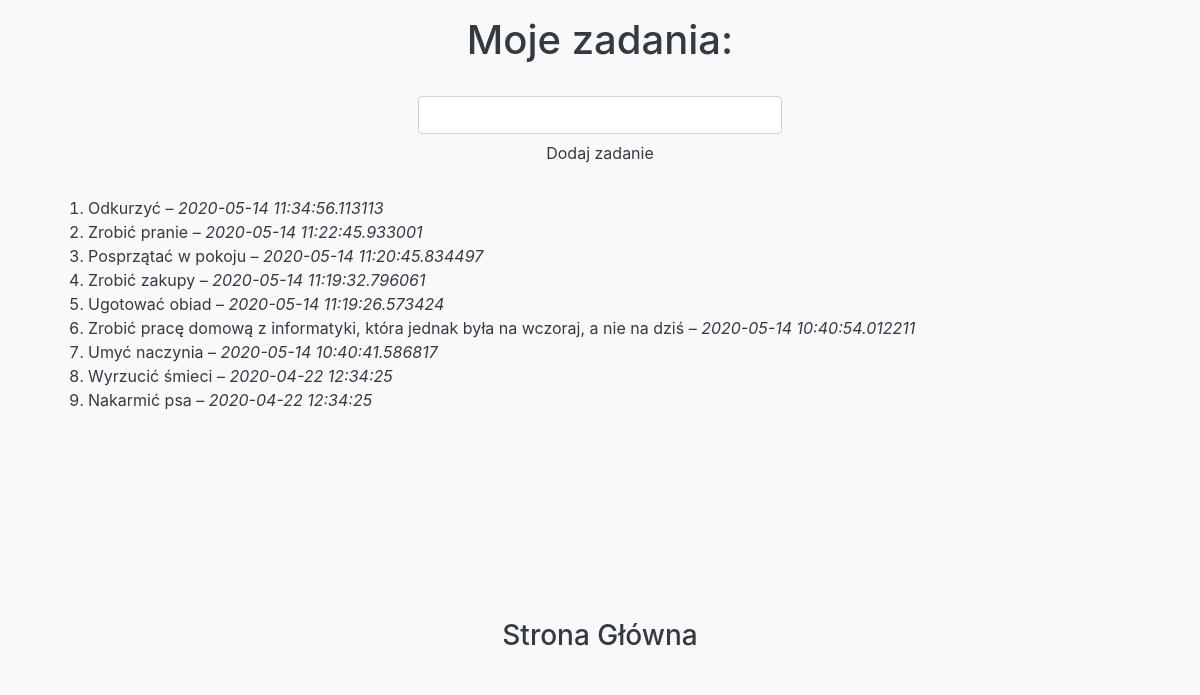
The app's page /zadania with its own data.
### tables this page shows
CREATE TABLE zadania (
    id integer primary key autoincrement, -- unikalny indentyfikator
    zadanie text not null, -- opis zadania do wykonania
    zrobione boolean not null, -- informacja czy zadania zostalo juz wykonane
    data_pub datetime not null -- data dodania zadania
);

### todo.py (the view, shortened to what this page needs)
@app.route('/zadania', methods=['GET', 'POST'])
def zadania():
    error = None
    db = get_db()
    kursor = db.execute('SELECT * FROM zadania ORDER BY data_pub DESC;')
    zadania = kursor.fetchall()
    return render_template('zadania_lista.html', zadania=zadania, error=error)

### todo.py (called while the page is built)
def get_db():
    if not g.get('db'):  # jeżeli brak połączenia, to je tworzymy
        con = sqlite3.connect(app.config['DATABASE'])
        con.row_factory = sqlite3.Row
        g.db = con  # zapisujemy połączenie w kontekście aplikacji
    return g.db  # zwracamy połączenie z bazą

### templates/zadania_lista.html (shortened to what this page needs)
<html>
  <head class="bg-light">
    <link rel="stylesheet" href="https://stackpath.bootstrapcdn.com/bootstrap/4.4.1/css/bootstrap.min.css">
  </head>
  <body class="bg-light">
    <div class="row">
      <div class="col-md-4"></div>
      <div class="col-md-4 text-center">
        <h1 class="text-dark p-3">{{ config.SITE_NAME }}:</h1>
        <div class="form-group">
          <form class="add-form p-2" method="POST" action="{{ url_for('zadania') }}">
            <input name="zadanie" class="form-control" value=""/>
            <button type="submit" class="btn btn-light text-dark">Dodaj zadanie</button>
          </form>
        </div>
      </div>
      <div class="col-md-4"></div>
    </div>
    <div class="row h-50 px-5">
      <div class="col-10">
        <ol>
          {% for zadanie in zadania %}
            <li class="text-dark">{{ zadanie.zadanie }} – <em>{{ zadanie.data_pub }}</em></li>
          {% endfor %}
        </ol>
      </div>
    </div>
    <div class="row">
        <div class="col-md-4"></div>
        <div class="col-md-4 text-center p-3"><a href="{{ url_for('index') }}" class="text-dark"><button type="submit" class="btn btn-light text-dark"><h3>Strona Główna</h3></button></a></div>
        <div class="col-md-4"></div>
    </div>
  </body>
</html>

### records on screen
zadania: zadanie "Odkurzyć", data_pub "2020-05-14 11:34:56.113113"
zadania: zadanie "Zrobić pranie", data_pub "2020-05-14 11:22:45.933001"
zadania: zadanie "Posprzątać w pokoju", data_pub "2020-05-14 11:20:45.834497"
zadania: zadanie "Zrobić zakupy", data_pub "2020-05-14 11:19:32.796061"
zadania: zadanie "Ugotować obiad", data_pub "2020-05-14 11:19:26.573424"
zadania: zadanie "Zrobić pracę domową z informatyki, która jednak była na wczoraj, a nie na dziś", data_pub "2020-05-14 10:40:54.012211"
zadania: zadanie "Umyć naczynia", data_pub "2020-05-14 10:40:41.586817"
zadania: zadanie "Wyrzucić śmieci", data_pub "2020-04-22 12:34:25"
zadania: zadanie "Nakarmić psa", data_pub "2020-04-22 12:34:25"

### other values on screen
{{ config.SITE_NAME }} "Moje zadania"
